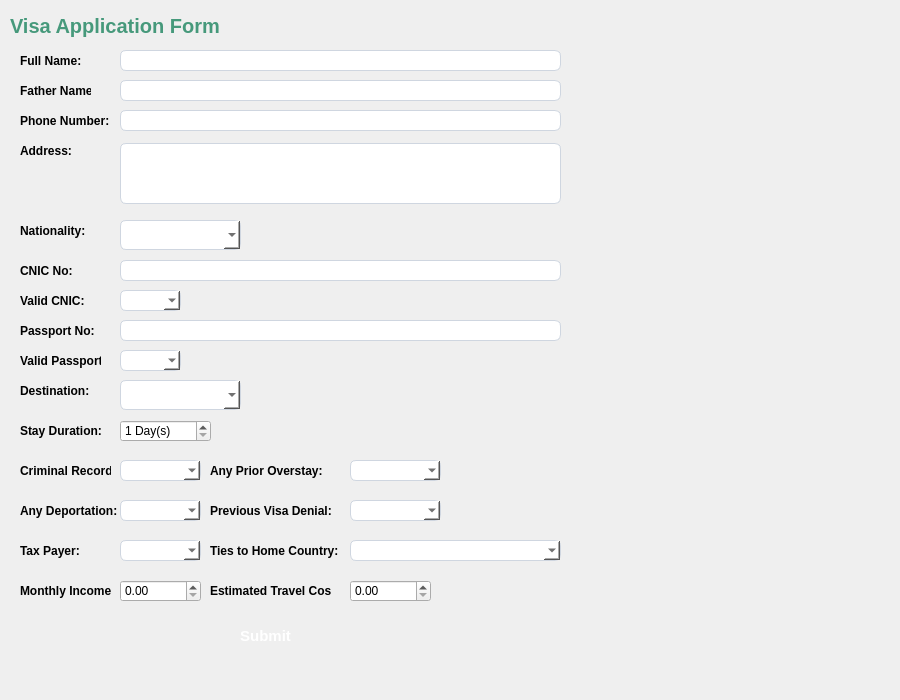
<?xml version="1.0" encoding="UTF-8"?>
<ui version="4.0">
 <class>Visa_Form_Screen</class>
 <widget class="QDialog" name="Visa_Form_Screen">
  <property name="geometry">
   <rect>
    <x>0</x>
    <y>0</y>
    <width>900</width>
    <height>700</height>
   </rect>
  </property>
  <property name="minimumSize">
   <size>
    <width>0</width>
    <height>0</height>
   </size>
  </property>
  <property name="windowTitle">
   <string>Visa Application Form</string>
  </property>
  <property name="sizeGripEnabled">
   <bool>false</bool>
  </property>
  <widget class="QLabel" name="label">
   <property name="geometry">
    <rect>
     <x>10</x>
     <y>10</y>
     <width>521</width>
     <height>31</height>
    </rect>
   </property>
   <property name="styleSheet">
    <string notr="true">QLabel {
    color: rgb(70, 153, 123);
    font-size: 20px;
    font-weight: 600;
    font-family: &quot;Segoe UI&quot;, &quot;Inter&quot;, &quot;Roboto&quot;, &quot;Helvetica Neue&quot;, Arial, sans-serif;
    qproperty-alignment: AlignHCenter;
}
</string>
   </property>
   <property name="text">
    <string>Visa Application Form</string>
   </property>
  </widget>
  <widget class="QLabel" name="label_2">
   <property name="geometry">
    <rect>
     <x>20</x>
     <y>50</y>
     <width>71</width>
     <height>21</height>
    </rect>
   </property>
   <property name="styleSheet">
    <string notr="true">QLabel {
    font-family: &quot;Segoe UI&quot;, &quot;Inter&quot;;
    font-size: 12px;
    font-weight: 600;
	color: rgb(0, 0, 0);
}
</string>
   </property>
   <property name="text">
    <string>Full Name:</string>
   </property>
  </widget>
  <widget class="QLineEdit" name="lineEdit">
   <property name="geometry">
    <rect>
     <x>120</x>
     <y>50</y>
     <width>441</width>
     <height>21</height>
    </rect>
   </property>
   <property name="styleSheet">
    <string notr="true">QLineEdit {
    /* Typography */
    font-family: &quot;Segoe UI&quot;, &quot;Inter&quot;, &quot;Arial&quot;;
    font-size: 14px;
    font-weight: 400;

    /* Text &amp; Background */
    color: #1f1f1f;
    background-color: #ffffff;

    /* Border */
    border: 1px solid #cfd6e0;
    border-radius: 6px;
}

/* Hover effect */
QLineEdit:hover {
    border-color: #9bbce8;
    background-color: #fcfdff;
}

/* Focus effect */
QLineEdit:focus {
    border-color: #1b6ca8;
    background-color: #ffffff;
}
</string>
   </property>
  </widget>
  <widget class="QLabel" name="label_3">
   <property name="geometry">
    <rect>
     <x>20</x>
     <y>80</y>
     <width>71</width>
     <height>21</height>
    </rect>
   </property>
   <property name="styleSheet">
    <string notr="true">QLabel {
    font-family: &quot;Segoe UI&quot;, &quot;Inter&quot;;
    font-size: 12px;
    font-weight: 600;
	color: rgb(0, 0, 0);
}
</string>
   </property>
   <property name="text">
    <string>Father Name:</string>
   </property>
  </widget>
  <widget class="QLineEdit" name="lineEdit_2">
   <property name="geometry">
    <rect>
     <x>120</x>
     <y>80</y>
     <width>441</width>
     <height>21</height>
    </rect>
   </property>
   <property name="styleSheet">
    <string notr="true">QLineEdit {
    /* Typography */
    font-family: &quot;Segoe UI&quot;, &quot;Inter&quot;, &quot;Arial&quot;;
    font-size: 14px;
    font-weight: 400;

    /* Text &amp; Background */
    color: #1f1f1f;
    background-color: #ffffff;

    /* Border */
    border: 1px solid #cfd6e0;
    border-radius: 6px;
}

/* Hover effect */
QLineEdit:hover {
    border-color: #9bbce8;
    background-color: #fcfdff;
}

/* Focus effect */
QLineEdit:focus {
    border-color: #1b6ca8;
    background-color: #ffffff;
}
</string>
   </property>
  </widget>
  <widget class="QLineEdit" name="lineEdit_3">
   <property name="geometry">
    <rect>
     <x>120</x>
     <y>110</y>
     <width>441</width>
     <height>21</height>
    </rect>
   </property>
   <property name="styleSheet">
    <string notr="true">QLineEdit {
    /* Typography */
    font-family: &quot;Segoe UI&quot;, &quot;Inter&quot;, &quot;Arial&quot;;
    font-size: 14px;
    font-weight: 400;

    /* Text &amp; Background */
    color: #1f1f1f;
    background-color: #ffffff;

    /* Border */
    border: 1px solid #cfd6e0;
    border-radius: 6px;
}

/* Hover effect */
QLineEdit:hover {
    border-color: #9bbce8;
    background-color: #fcfdff;
}

/* Focus effect */
QLineEdit:focus {
    border-color: #1b6ca8;
    background-color: #ffffff;
}
</string>
   </property>
  </widget>
  <widget class="QLabel" name="label_4">
   <property name="geometry">
    <rect>
     <x>20</x>
     <y>110</y>
     <width>91</width>
     <height>21</height>
    </rect>
   </property>
   <property name="styleSheet">
    <string notr="true">QLabel {
    font-family: &quot;Segoe UI&quot;, &quot;Inter&quot;;
    font-size: 12px;
    font-weight: 600;
	color: rgb(0, 0, 0);
}
</string>
   </property>
   <property name="text">
    <string>Phone Number:</string>
   </property>
  </widget>
  <widget class="QLabel" name="label_5">
   <property name="geometry">
    <rect>
     <x>20</x>
     <y>140</y>
     <width>81</width>
     <height>21</height>
    </rect>
   </property>
   <property name="styleSheet">
    <string notr="true">QLabel {
    font-family: &quot;Segoe UI&quot;, &quot;Inter&quot;;
    font-size: 12px;
    font-weight: 600;
	color: rgb(0, 0, 0);
}
</string>
   </property>
   <property name="text">
    <string>Address:</string>
   </property>
  </widget>
  <widget class="QTextEdit" name="textEdit">
   <property name="geometry">
    <rect>
     <x>120</x>
     <y>143</y>
     <width>441</width>
     <height>61</height>
    </rect>
   </property>
   <property name="styleSheet">
    <string notr="true">QTextEdit {
    /* Typography */
    font-family: &quot;Segoe UI&quot;, &quot;Inter&quot;, &quot;Arial&quot;;
    font-size: 14px;
    font-weight: 400;

    /* Text &amp; Background */
    color: #1f1f1f;
    background-color: #ffffff;

    /* Border */
    border: 1px solid #cfd6e0;
    border-radius: 6px;

}

/* Hover effect */
QTextEdit:hover {
    border-color: #9bbce8;
    background-color: #fcfdff;
}

/* Focus effect */
QTextEdit:focus {
    border-color: #1b6ca8;
    background-color: #ffffff;
}
</string>
   </property>
  </widget>
  <widget class="QLineEdit" name="lineEdit_4">
   <property name="geometry">
    <rect>
     <x>120</x>
     <y>260</y>
     <width>441</width>
     <height>21</height>
    </rect>
   </property>
   <property name="styleSheet">
    <string notr="true">QLineEdit {
    /* Typography */
    font-family: &quot;Segoe UI&quot;, &quot;Inter&quot;, &quot;Arial&quot;;
    font-size: 14px;
    font-weight: 400;

    /* Text &amp; Background */
    color: #1f1f1f;
    background-color: #ffffff;

    /* Border */
    border: 1px solid #cfd6e0;
    border-radius: 6px;
}

/* Hover effect */
QLineEdit:hover {
    border-color: #9bbce8;
    background-color: #fcfdff;
}

/* Focus effect */
QLineEdit:focus {
    border-color: #1b6ca8;
    background-color: #ffffff;
}
</string>
   </property>
  </widget>
  <widget class="QLabel" name="label_6">
   <property name="geometry">
    <rect>
     <x>20</x>
     <y>260</y>
     <width>81</width>
     <height>21</height>
    </rect>
   </property>
   <property name="styleSheet">
    <string notr="true">QLabel {
    font-family: &quot;Segoe UI&quot;, &quot;Inter&quot;;
    font-size: 12px;
    font-weight: 600;
	color: rgb(0, 0, 0);
}
</string>
   </property>
   <property name="text">
    <string>CNIC No:</string>
   </property>
  </widget>
  <widget class="QComboBox" name="comboBox">
   <property name="geometry">
    <rect>
     <x>120</x>
     <y>220</y>
     <width>121</width>
     <height>30</height>
    </rect>
   </property>
   <property name="styleSheet">
    <string notr="true">QComboBox {
    /* Typography */
    font-family: &quot;Segoe UI&quot;, &quot;Inter&quot;, &quot;Arial&quot;;
    font-size: 14px;
    font-weight: 400;
    

    /* Text &amp; Background */
    color: #1f1f1f;
    background-color: #ffffff;

    /* Border */
    border: 1px solid #cfd6e0 ;
    border-radius: 6px;
	
}

/* Hover effect */
QComboBox:hover {
    border-color: #9bbce8;
    background-color: #fcfdff;
}

/* Focus effect */
QComboBox:focus {
    border-color: #1b6ca8;
    background-color: #ffffff;
}
</string>
   </property>
  </widget>
  <widget class="QLabel" name="label_7">
   <property name="geometry">
    <rect>
     <x>20</x>
     <y>220</y>
     <width>81</width>
     <height>21</height>
    </rect>
   </property>
   <property name="styleSheet">
    <string notr="true">QLabel {
    font-family: &quot;Segoe UI&quot;, &quot;Inter&quot;;
    font-size: 12px;
    font-weight: 600;
	color: rgb(0, 0, 0);
}
</string>
   </property>
   <property name="text">
    <string>Nationality:</string>
   </property>
  </widget>
  <widget class="QLabel" name="label_8">
   <property name="geometry">
    <rect>
     <x>20</x>
     <y>290</y>
     <width>81</width>
     <height>21</height>
    </rect>
   </property>
   <property name="styleSheet">
    <string notr="true">QLabel {
    font-family: &quot;Segoe UI&quot;, &quot;Inter&quot;;
    font-size: 12px;
    font-weight: 600;
	color: rgb(0, 0, 0);
}
</string>
   </property>
   <property name="text">
    <string>Valid CNIC:</string>
   </property>
  </widget>
  <widget class="QComboBox" name="comboBox_2">
   <property name="geometry">
    <rect>
     <x>120</x>
     <y>290</y>
     <width>61</width>
     <height>21</height>
    </rect>
   </property>
   <property name="styleSheet">
    <string notr="true">QComboBox {
    /* Typography */
    font-family: &quot;Segoe UI&quot;, &quot;Inter&quot;, &quot;Arial&quot;;
    font-size: 14px;
    font-weight: 400;
    minimum_height: 20;

    /* Text &amp; Background */
    color: #1f1f1f;
    background-color: #ffffff;

    /* Border */
    border: 1px solid #cfd6e0;
    border-radius: 6px;

    /* Padding (horizontal only to keep default height) */
    padding: 0px 10px;
}

/* Hover effect */
QComboBox:hover {
    border-color: #9bbce8;
    background-color: #fcfdff;
}

/* Focus effect */
QComboBox:focus {
    border-color: #1b6ca8;
    background-color: #ffffff;
}
</string>
   </property>
  </widget>
  <widget class="QLabel" name="label_9">
   <property name="geometry">
    <rect>
     <x>20</x>
     <y>320</y>
     <width>81</width>
     <height>21</height>
    </rect>
   </property>
   <property name="styleSheet">
    <string notr="true">QLabel {
    font-family: &quot;Segoe UI&quot;, &quot;Inter&quot;;
    font-size: 12px;
    font-weight: 600;
	color: rgb(0, 0, 0);
}
</string>
   </property>
   <property name="text">
    <string>Passport No:</string>
   </property>
  </widget>
  <widget class="QLabel" name="label_10">
   <property name="geometry">
    <rect>
     <x>20</x>
     <y>350</y>
     <width>81</width>
     <height>21</height>
    </rect>
   </property>
   <property name="styleSheet">
    <string notr="true">QLabel {
    font-family: &quot;Segoe UI&quot;, &quot;Inter&quot;;
    font-size: 12px;
    font-weight: 600;
	color: rgb(0, 0, 0);
}
</string>
   </property>
   <property name="text">
    <string>Valid Passport:</string>
   </property>
  </widget>
  <widget class="QLineEdit" name="lineEdit_5">
   <property name="geometry">
    <rect>
     <x>120</x>
     <y>320</y>
     <width>441</width>
     <height>21</height>
    </rect>
   </property>
   <property name="styleSheet">
    <string notr="true">QLineEdit {
    /* Typography */
    font-family: &quot;Segoe UI&quot;, &quot;Inter&quot;, &quot;Arial&quot;;
    font-size: 14px;
    font-weight: 400;

    /* Text &amp; Background */
    color: #1f1f1f;
    background-color: #ffffff;

    /* Border */
    border: 1px solid #cfd6e0;
    border-radius: 6px;
}

/* Hover effect */
QLineEdit:hover {
    border-color: #9bbce8;
    background-color: #fcfdff;
}

/* Focus effect */
QLineEdit:focus {
    border-color: #1b6ca8;
    background-color: #ffffff;
}
</string>
   </property>
  </widget>
  <widget class="QComboBox" name="comboBox_3">
   <property name="geometry">
    <rect>
     <x>120</x>
     <y>350</y>
     <width>61</width>
     <height>21</height>
    </rect>
   </property>
   <property name="styleSheet">
    <string notr="true">QComboBox {
    /* Typography */
    font-family: &quot;Segoe UI&quot;, &quot;Inter&quot;, &quot;Arial&quot;;
    font-size: 14px;
    font-weight: 400;
    minimum_height: 20;

    /* Text &amp; Background */
    color: #1f1f1f;
    background-color: #ffffff;

    /* Border */
    border: 1px solid #cfd6e0;
    border-radius: 6px;

    /* Padding (horizontal only to keep default height) */
    padding: 0px 10px;
}

/* Hover effect */
QComboBox:hover {
    border-color: #9bbce8;
    background-color: #fcfdff;
}

/* Focus effect */
QComboBox:focus {
    border-color: #1b6ca8;
    background-color: #ffffff;
}
</string>
   </property>
  </widget>
  <widget class="QLabel" name="label_11">
   <property name="geometry">
    <rect>
     <x>20</x>
     <y>380</y>
     <width>81</width>
     <height>21</height>
    </rect>
   </property>
   <property name="styleSheet">
    <string notr="true">QLabel {
    font-family: &quot;Segoe UI&quot;, &quot;Inter&quot;;
    font-size: 12px;
    font-weight: 600;
	color: rgb(0, 0, 0);
}
</string>
   </property>
   <property name="text">
    <string>Destination:</string>
   </property>
  </widget>
  <widget class="QComboBox" name="comboBox_4">
   <property name="geometry">
    <rect>
     <x>120</x>
     <y>380</y>
     <width>121</width>
     <height>30</height>
    </rect>
   </property>
   <property name="styleSheet">
    <string notr="true">QComboBox {
    /* Typography */
    font-family: &quot;Segoe UI&quot;, &quot;Inter&quot;, &quot;Arial&quot;;
    font-size: 14px;
    font-weight: 400;
    

    /* Text &amp; Background */
    color: #1f1f1f;
    background-color: #ffffff;

    /* Border */
    border: 1px solid #cfd6e0 ;
    border-radius: 6px;
	
}

/* Hover effect */
QComboBox:hover {
    border-color: #9bbce8;
    background-color: #fcfdff;
}

/* Focus effect */
QComboBox:focus {
    border-color: #1b6ca8;
    background-color: #ffffff;
}
</string>
   </property>
  </widget>
  <widget class="QSpinBox" name="spinBox">
   <property name="geometry">
    <rect>
     <x>120</x>
     <y>420</y>
     <width>91</width>
     <height>22</height>
    </rect>
   </property>
   <property name="styleSheet">
    <string notr="true"/>
   </property>
   <property name="suffix">
    <string> Day(s)</string>
   </property>
   <property name="minimum">
    <number>1</number>
   </property>
   <property name="maximum">
    <number>365</number>
   </property>
  </widget>
  <widget class="QLabel" name="label_13">
   <property name="geometry">
    <rect>
     <x>20</x>
     <y>460</y>
     <width>91</width>
     <height>21</height>
    </rect>
   </property>
   <property name="styleSheet">
    <string notr="true">QLabel {
    font-family: &quot;Segoe UI&quot;, &quot;Inter&quot;;
    font-size: 12px;
    font-weight: 600;
	color: rgb(0, 0, 0);
}
</string>
   </property>
   <property name="text">
    <string>Criminal Record:</string>
   </property>
  </widget>
  <widget class="QComboBox" name="comboBox_5">
   <property name="geometry">
    <rect>
     <x>120</x>
     <y>460</y>
     <width>81</width>
     <height>21</height>
    </rect>
   </property>
   <property name="styleSheet">
    <string notr="true">QComboBox {
    /* Typography */
    font-family: &quot;Segoe UI&quot;, &quot;Inter&quot;, &quot;Arial&quot;;
    font-size: 14px;
    font-weight: 400;
    minimum_height: 20;

    /* Text &amp; Background */
    color: #1f1f1f;
    background-color: #ffffff;

    /* Border */
    border: 1px solid #cfd6e0;
    border-radius: 6px;

    /* Padding (horizontal only to keep default height) */
    padding: 0px 10px;
}

/* Hover effect */
QComboBox:hover {
    border-color: #9bbce8;
    background-color: #fcfdff;
}

/* Focus effect */
QComboBox:focus {
    border-color: #1b6ca8;
    background-color: #ffffff;
}
</string>
   </property>
  </widget>
  <widget class="QLabel" name="label_14">
   <property name="geometry">
    <rect>
     <x>210</x>
     <y>460</y>
     <width>121</width>
     <height>21</height>
    </rect>
   </property>
   <property name="styleSheet">
    <string notr="true">QLabel {
    font-family: &quot;Segoe UI&quot;, &quot;Inter&quot;;
    font-size: 12px;
    font-weight: 600;
	color: rgb(0, 0, 0);
}
</string>
   </property>
   <property name="text">
    <string>Any Prior Overstay:</string>
   </property>
  </widget>
  <widget class="QComboBox" name="comboBox_6">
   <property name="geometry">
    <rect>
     <x>350</x>
     <y>460</y>
     <width>91</width>
     <height>21</height>
    </rect>
   </property>
   <property name="styleSheet">
    <string notr="true">QComboBox {
    /* Typography */
    font-family: &quot;Segoe UI&quot;, &quot;Inter&quot;, &quot;Arial&quot;;
    font-size: 14px;
    font-weight: 400;
    minimum_height: 20;

    /* Text &amp; Background */
    color: #1f1f1f;
    background-color: #ffffff;

    /* Border */
    border: 1px solid #cfd6e0;
    border-radius: 6px;

    /* Padding (horizontal only to keep default height) */
    padding: 0px 10px;
}

/* Hover effect */
QComboBox:hover {
    border-color: #9bbce8;
    background-color: #fcfdff;
}

/* Focus effect */
QComboBox:focus {
    border-color: #1b6ca8;
    background-color: #ffffff;
}
</string>
   </property>
  </widget>
  <widget class="QComboBox" name="comboBox_7">
   <property name="geometry">
    <rect>
     <x>120</x>
     <y>500</y>
     <width>81</width>
     <height>21</height>
    </rect>
   </property>
   <property name="styleSheet">
    <string notr="true">QComboBox {
    /* Typography */
    font-family: &quot;Segoe UI&quot;, &quot;Inter&quot;, &quot;Arial&quot;;
    font-size: 14px;
    font-weight: 400;
    minimum_height: 20;

    /* Text &amp; Background */
    color: #1f1f1f;
    background-color: #ffffff;

    /* Border */
    border: 1px solid #cfd6e0;
    border-radius: 6px;

    /* Padding (horizontal only to keep default height) */
    padding: 0px 10px;
}

/* Hover effect */
QComboBox:hover {
    border-color: #9bbce8;
    background-color: #fcfdff;
}

/* Focus effect */
QComboBox:focus {
    border-color: #1b6ca8;
    background-color: #ffffff;
}
</string>
   </property>
  </widget>
  <widget class="QComboBox" name="comboBox_8">
   <property name="geometry">
    <rect>
     <x>350</x>
     <y>500</y>
     <width>91</width>
     <height>21</height>
    </rect>
   </property>
   <property name="styleSheet">
    <string notr="true">QComboBox {
    /* Typography */
    font-family: &quot;Segoe UI&quot;, &quot;Inter&quot;, &quot;Arial&quot;;
    font-size: 14px;
    font-weight: 400;
    minimum_height: 20;

    /* Text &amp; Background */
    color: #1f1f1f;
    background-color: #ffffff;

    /* Border */
    border: 1px solid #cfd6e0;
    border-radius: 6px;

    /* Padding (horizontal only to keep default height) */
    padding: 0px 10px;
}

/* Hover effect */
QComboBox:hover {
    border-color: #9bbce8;
    background-color: #fcfdff;
}

/* Focus effect */
QComboBox:focus {
    border-color: #1b6ca8;
    background-color: #ffffff;
}
</string>
   </property>
  </widget>
  <widget class="QLabel" name="label_15">
   <property name="geometry">
    <rect>
     <x>20</x>
     <y>500</y>
     <width>101</width>
     <height>21</height>
    </rect>
   </property>
   <property name="styleSheet">
    <string notr="true">QLabel {
    font-family: &quot;Segoe UI&quot;, &quot;Inter&quot;;
    font-size: 12px;
    font-weight: 600;
	color: rgb(0, 0, 0);
}
</string>
   </property>
   <property name="text">
    <string>Any Deportation:</string>
   </property>
  </widget>
  <widget class="QLabel" name="label_16">
   <property name="geometry">
    <rect>
     <x>210</x>
     <y>500</y>
     <width>121</width>
     <height>21</height>
    </rect>
   </property>
   <property name="styleSheet">
    <string notr="true">QLabel {
    font-family: &quot;Segoe UI&quot;, &quot;Inter&quot;;
    font-size: 12px;
    font-weight: 600;
	color: rgb(0, 0, 0);
}
</string>
   </property>
   <property name="text">
    <string>Previous Visa Denial:</string>
   </property>
  </widget>
  <widget class="QLabel" name="label_17">
   <property name="geometry">
    <rect>
     <x>20</x>
     <y>540</y>
     <width>101</width>
     <height>21</height>
    </rect>
   </property>
   <property name="styleSheet">
    <string notr="true">QLabel {
    font-family: &quot;Segoe UI&quot;, &quot;Inter&quot;;
    font-size: 12px;
    font-weight: 600;
	color: rgb(0, 0, 0);
}
</string>
   </property>
   <property name="text">
    <string>Tax Payer:</string>
   </property>
  </widget>
  <widget class="QComboBox" name="comboBox_9">
   <property name="geometry">
    <rect>
     <x>120</x>
     <y>540</y>
     <width>81</width>
     <height>21</height>
    </rect>
   </property>
   <property name="styleSheet">
    <string notr="true">QComboBox {
    /* Typography */
    font-family: &quot;Segoe UI&quot;, &quot;Inter&quot;, &quot;Arial&quot;;
    font-size: 14px;
    font-weight: 400;
    minimum_height: 20;

    /* Text &amp; Background */
    color: #1f1f1f;
    background-color: #ffffff;

    /* Border */
    border: 1px solid #cfd6e0;
    border-radius: 6px;

    /* Padding (horizontal only to keep default height) */
    padding: 0px 10px;
}

/* Hover effect */
QComboBox:hover {
    border-color: #9bbce8;
    background-color: #fcfdff;
}

/* Focus effect */
QComboBox:focus {
    border-color: #1b6ca8;
    background-color: #ffffff;
}
</string>
   </property>
  </widget>
  <widget class="QComboBox" name="comboBox_10">
   <property name="geometry">
    <rect>
     <x>350</x>
     <y>540</y>
     <width>211</width>
     <height>21</height>
    </rect>
   </property>
   <property name="styleSheet">
    <string notr="true">QComboBox {
    /* Typography */
    font-family: &quot;Segoe UI&quot;, &quot;Inter&quot;, &quot;Arial&quot;;
    font-size: 14px;
    font-weight: 400;
    minimum_height: 20;

    /* Text &amp; Background */
    color: #1f1f1f;
    background-color: #ffffff;

    /* Border */
    border: 1px solid #cfd6e0;
    border-radius: 6px;

    /* Padding (horizontal only to keep default height) */
    padding: 0px 10px;
}

/* Hover effect */
QComboBox:hover {
    border-color: #9bbce8;
    background-color: #fcfdff;
}

/* Focus effect */
QComboBox:focus {
    border-color: #1b6ca8;
    background-color: #ffffff;
}
</string>
   </property>
  </widget>
  <widget class="QLabel" name="label_18">
   <property name="geometry">
    <rect>
     <x>210</x>
     <y>540</y>
     <width>131</width>
     <height>21</height>
    </rect>
   </property>
   <property name="styleSheet">
    <string notr="true">QLabel {
    font-family: &quot;Segoe UI&quot;, &quot;Inter&quot;;
    font-size: 12px;
    font-weight: 600;
	color: rgb(0, 0, 0);
}
</string>
   </property>
   <property name="text">
    <string>Ties to Home Country:</string>
   </property>
  </widget>
  <widget class="QLabel" name="label_19">
   <property name="geometry">
    <rect>
     <x>20</x>
     <y>580</y>
     <width>91</width>
     <height>21</height>
    </rect>
   </property>
   <property name="styleSheet">
    <string notr="true">QLabel {
    font-family: &quot;Segoe UI&quot;, &quot;Inter&quot;;
    font-size: 12px;
    font-weight: 600;
	color: rgb(0, 0, 0);
}
</string>
   </property>
   <property name="text">
    <string>Monthly Income:</string>
   </property>
  </widget>
  <widget class="QLabel" name="label_20">
   <property name="geometry">
    <rect>
     <x>210</x>
     <y>580</y>
     <width>121</width>
     <height>21</height>
    </rect>
   </property>
   <property name="styleSheet">
    <string notr="true">QLabel {
    font-family: &quot;Segoe UI&quot;, &quot;Inter&quot;;
    font-size: 12px;
    font-weight: 600;
	color: rgb(0, 0, 0);
}
</string>
   </property>
   <property name="text">
    <string>Estimated Travel Cost:</string>
   </property>
  </widget>
  <widget class="QDoubleSpinBox" name="doubleSpinBox">
   <property name="geometry">
    <rect>
     <x>120</x>
     <y>580</y>
     <width>81</width>
     <height>22</height>
    </rect>
   </property>
   <property name="styleSheet">
    <string notr="true"/>
   </property>
   <property name="suffix">
    <string/>
   </property>
   <property name="maximum">
    <double>100000000000000000000.000000000000000</double>
   </property>
   <property name="stepType">
    <enum>QAbstractSpinBox::StepType::DefaultStepType</enum>
   </property>
  </widget>
  <widget class="QDoubleSpinBox" name="doubleSpinBox_2">
   <property name="geometry">
    <rect>
     <x>350</x>
     <y>580</y>
     <width>81</width>
     <height>22</height>
    </rect>
   </property>
   <property name="maximum">
    <double>100000000000000000000.000000000000000</double>
   </property>
  </widget>
  <widget class="QPushButton" name="pushButton">
   <property name="geometry">
    <rect>
     <x>230</x>
     <y>620</y>
     <width>71</width>
     <height>31</height>
    </rect>
   </property>
   <property name="styleSheet">
    <string notr="true">QPushButton {
    background: qlineargradient(
        x1:0, y1:0, x2:0, y2:1,
        stop:0 #6fdc8c,
        stop:1 #2fa866
    );
    color: white;
    border: none;
    font-size: 15px;
    font-weight: 600;
}

QPushButton:hover {
    background: qlineargradient(
        x1:0, y1:0, x2:0, y2:1,
        stop:0 #7fe09a,
        stop:1 #34b673
    );
}

QPushButton:pressed {
    background: #2fa866;
}
</string>
   </property>
   <property name="text">
    <string>Submit</string>
   </property>
  </widget>
  <widget class="QLabel" name="label_12">
   <property name="geometry">
    <rect>
     <x>20</x>
     <y>420</y>
     <width>81</width>
     <height>21</height>
    </rect>
   </property>
   <property name="styleSheet">
    <string notr="true">QLabel {
    font-family: &quot;Segoe UI&quot;, &quot;Inter&quot;;
    font-size: 12px;
    font-weight: 600;
	color: rgb(0, 0, 0);
}
</string>
   </property>
   <property name="text">
    <string>Stay Duration:</string>
   </property>
  </widget>
 </widget>
 <resources/>
 <connections/>
</ui>
